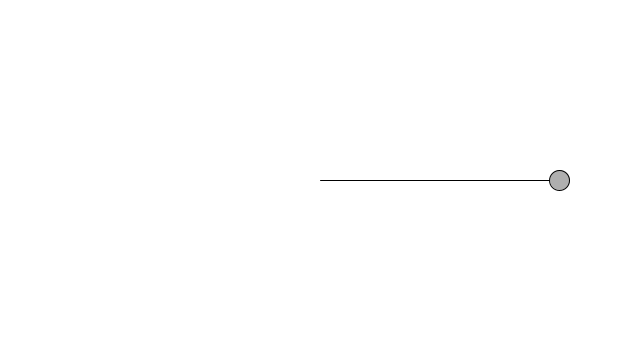
Frame 1 (no input)
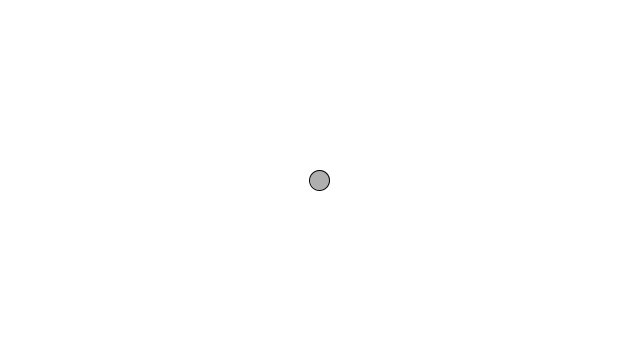
Frame 60 (the mouse pressed at the canvas centre just before this capture)
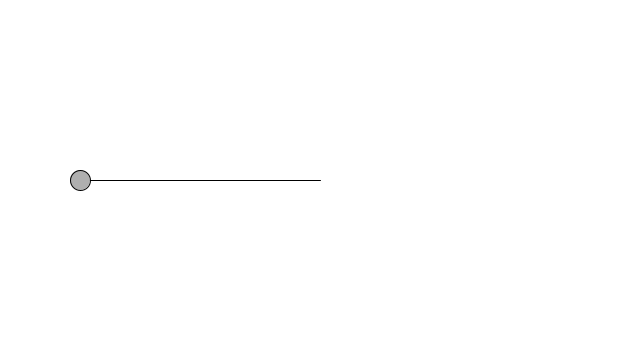
Frame 120 (the mouse held since frame 60 and released just before this capture)

The Processing sketch that drew these frames (run headless with seeded random() and noise(); from frame 60 on, the mouse is pressed at the canvas centre):

// Processing sketch: sketch_3_6_oscilation_amplitude_perios
// ── sketch_3_6_oscilation_amplitude_perios.pde
void setup() {
  size(640,360);
  background(255);
}

void draw() {
 background(255);
 float amplitude = 240;
 float period = 240;
 
 float x = amplitude * cos(TWO_PI * frameCount / period);
 
 stroke(0);
 fill(175);
 translate(width / 2, height / 2);
 line(0, 0, x, 0);
 ellipse(x, 0, 20, 20);
}
